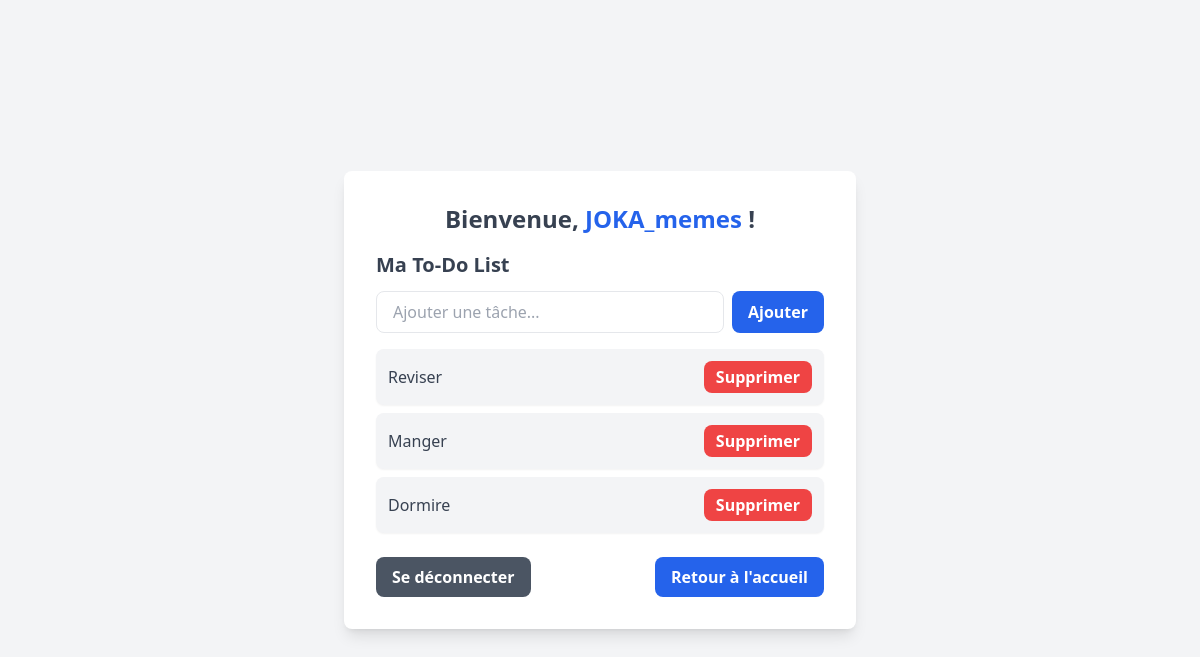
Screenshot of /dashboard (signed in) with the database file from the repository.
### app.py (models this page shows, shortened)
class User(db.Model):
    id = db.Column(db.Integer, primary_key=True)
    username = db.Column(db.String(20), unique=True, nullable=False)
    password = db.Column(db.String(60), nullable=False)
    role = db.Column(db.String(60), nullable=True)
    tasks = db.relationship('Task', backref='user', lazy=True)
    tickets = db.relationship('Ticket', backref='user', lazy=True)

class Task(db.Model):
    id = db.Column(db.Integer, primary_key=True)
    content = db.Column(db.String(200), nullable=False)
    user_id = db.Column(db.Integer, db.ForeignKey('user.id'), nullable=False)

### app.py (the view, shortened to what this page needs)
@app.route('/dashboard', methods=['GET', 'POST'])
def dashboard():
    if 'user_id' not in session:
        flash("Veuillez vous connecter d'abord.", 'warning')
        return redirect(url_for('login'))
    user = User.query.get(session['user_id'])
    tasks = Task.query.filter_by(user_id=user.id).all()
    return render_template('dashboard.html', username=user.username, tasks=tasks)

### app.py (called while the page is built)
@login_manager.user_loader
def load_user(user_id):
    return User.query.get(user_id)

### templates/dashboard.html (shortened to what this page needs)
<!DOCTYPE html>
<html lang="fr">
<head>
    <script src="https://cdn.tailwindcss.com"></script>
</head>
<body class="bg-gray-100 flex items-center justify-center min-h-screen p-6">
    <div class="bg-white shadow-lg rounded-lg p-8 w-full max-w-lg">
        <h1 class="text-2xl font-bold text-center text-gray-700 mb-4">Bienvenue, <span class="text-blue-600">{{ username }}</span> !</h1>
        <h2 class="text-xl font-semibold text-gray-700 mb-3">Ma To-Do List</h2>
        <form method="POST" class="flex space-x-2">
            <input type="text" name="task" placeholder="Ajouter une tâche..." required
                class="flex-1 px-4 py-2 border rounded-lg focus:outline-none focus:ring-2 focus:ring-blue-500">
            <button type="submit"
                class="bg-blue-600 hover:bg-blue-700 text-white font-bold py-2 px-4 rounded-lg transition duration-300">
                Ajouter
            </button>
        </form>
        <ul class="mt-4 space-y-2">
            {% for task in tasks %}
                <li class="flex justify-between items-center bg-gray-100 p-3 rounded-lg shadow-sm">
                    <span class="text-gray-700">{{ task.content }}</span>
                    <a href="{{ url_for('delete_task', task_id=task.id) }}">
                        <button class="bg-red-500 hover:bg-red-600 text-white font-bold py-1 px-3 rounded-lg transition duration-300">
                            Supprimer
                        </button>
                    </a>
                </li>
            {% endfor %}
        </ul>
        <div class="mt-6 flex justify-between">
            <a href="{{ url_for('logout') }}">
                <button class="bg-gray-600 hover:bg-gray-700 text-white font-bold py-2 px-4 rounded-lg transition duration-300">
                    Se déconnecter
                </button>
            </a>
            <a href="{{ url_for('index') }}">
                <button class="bg-blue-600 hover:bg-blue-700 text-white font-bold py-2 px-4 rounded-lg transition duration-300">
                    Retour à l'accueil
                </button>
            </a>
        </div>
    </div>
</body>
</html>

### rows the page displays
User: username "JOKA_memes"
Task: content "Reviser"
Task: content "Manger"
Task: content "Dormire"
